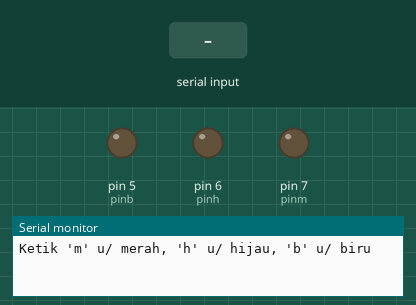
This sketch was run on a simulated Arduino Uno, built with avr-gcc and run on an emulated ATmega328P. Shown: output pins drawn as LEDs (lit = HIGH), the last lines printed to the serial monitor. Inputs (shaded band) come from the test bench.

Above: at 1.2 s.
1.3 s: "m" received over Serial
At 2.7 s:
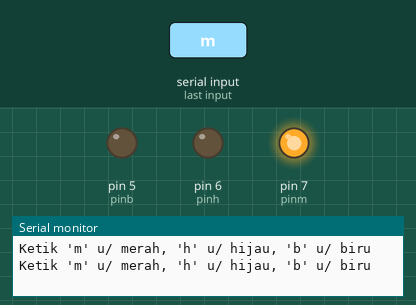
3.8 s: "h" received over Serial
At 5.7 s:
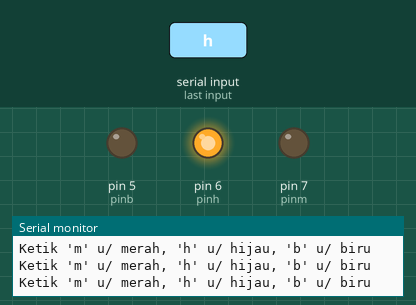
6.3 s: "b" received over Serial
At 7.6 s:
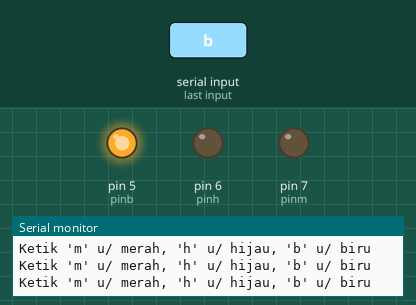
Timing chart, 0 to 9.3 s (numbered marks = the images above; inputs shaded):
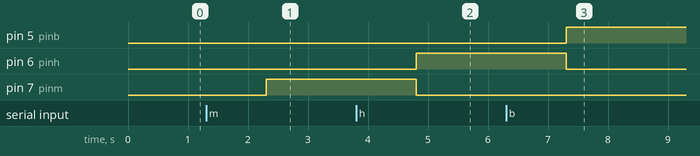

Measured:
- after the input at 1.3 s, pin 7 (pinm): LOW → HIGH after 1.0 s
- after the input at 3.8 s, pin 6 (pinh): LOW → HIGH after 1.0 s; pin 7 (pinm): HIGH → LOW after 1.0 s
- after the input at 6.3 s, pin 5 (pinb): LOW → HIGH after 1.0 s; pin 6 (pinh): HIGH → LOW after 1.0 s

The sketch:

Project_UTS.ino
```cpp
int pinm = 7;
int pinh = 6;
int pinb = 5;
String motion;

void setup() {
  Serial.begin(9600);
  pinMode(pinm,OUTPUT);
  pinMode(pinh,OUTPUT);
  pinMode(pinb,OUTPUT);
  digitalWrite(pinm, LOW);
  digitalWrite(pinh, LOW);
  digitalWrite(pinb, LOW);
}

void loop() {
  Serial.println("Ketik 'm' u/ merah, 'h' u/ hijau, 'b' u/ biru");
  while(Serial.available()==0) {   }

  motion = Serial.readString();
  if(motion=="m"){
    digitalWrite(pinm, HIGH);
    digitalWrite(pinh, LOW);
    digitalWrite(pinb, LOW);
  }
  if(motion=="h"){
    digitalWrite(pinm, LOW);
    digitalWrite(pinh, HIGH);
    digitalWrite(pinb, LOW);
  }
  if(motion=="b"){
    digitalWrite(pinm, LOW);
    digitalWrite(pinh, LOW);
    digitalWrite(pinb, HIGH);
  }
}
```
